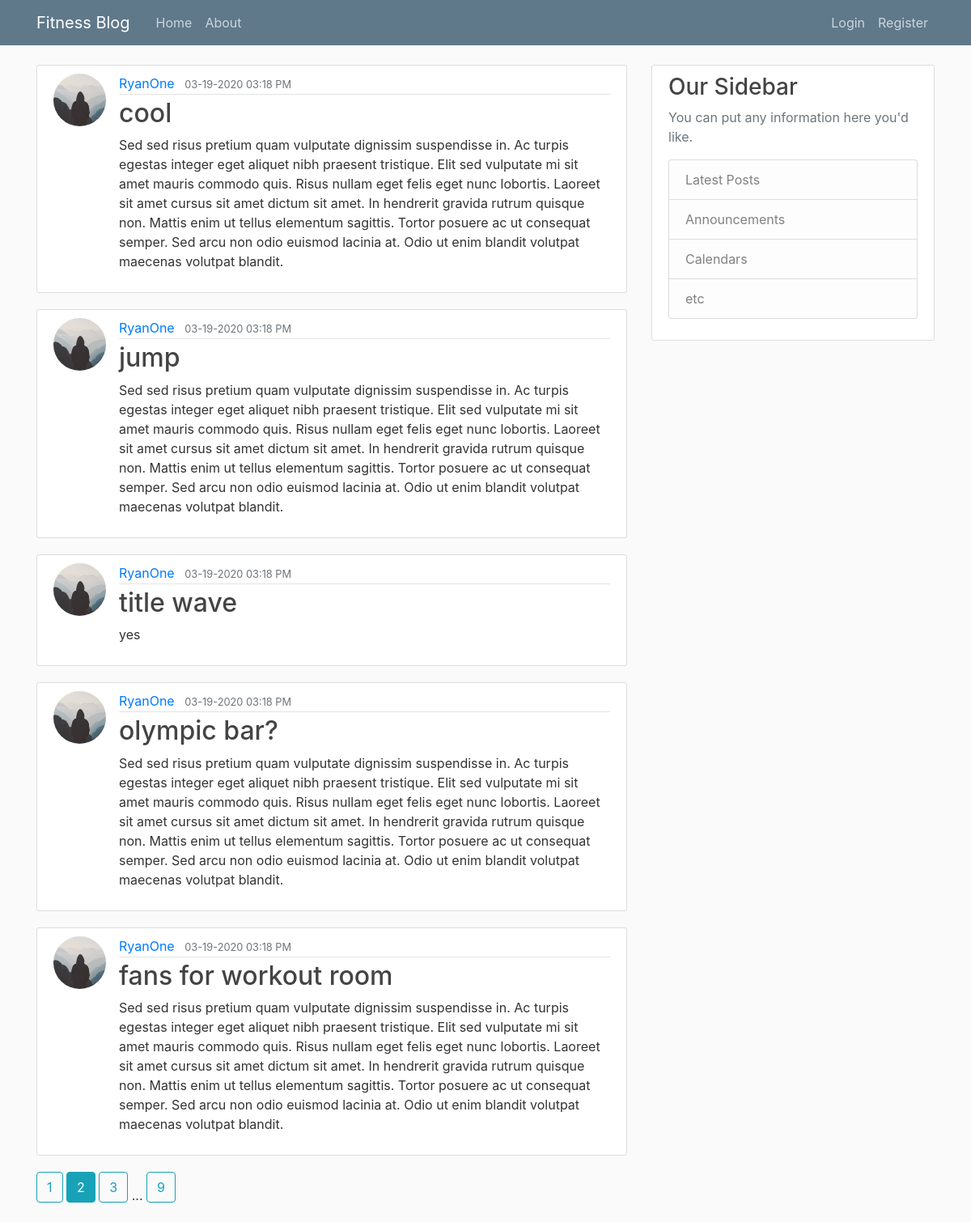
The page /home?page=2 on the database its author committed.
### fitnessblog/models.py (models this page shows, shortened)
class Post(db.Model):
    id = db.Column(db.Integer, primary_key=True)
    title = db.Column(db.String(100), nullable=False)
    date_posted = db.Column(db.DateTime, nullable=False, default=datetime.utcnow)
    content = db.Column(db.Text, nullable=False)
    user_id = db.Column(db.Integer, db.ForeignKey("user.id"), nullable=False)

class User(db.Model, UserMixin):
    id = db.Column(db.Integer, primary_key=True)
    username = db.Column(db.String(20), unique=True, nullable=False)
    email = db.Column(db.String(120), unique=True, nullable=False)
    image_file = db.Column(db.String(20), nullable=False, default="default.jpg")
    password = db.Column(db.String(60), nullable=False)
    posts = db.relationship("Post", backref="author", lazy=True)

### fitnessblog/main/routes.py (the view)
@main.route("/")
@main.route("/home")
def home():
    page = request.args.get("page", 1, type=int)
    posts = Post.query.order_by(Post.date_posted.desc()).paginate(page=page, per_page=5)
    return render_template("home.html", posts=posts)

### fitnessblog/templates/home.html
{% extends "layout.html" %}
{% block content %}
  {% for post in posts.items %}
    <article class="media content-section">
      <img class="rounded-circle article-img" src="{{ url_for('static', filename='profile_pics/' + post.author.image_file) }}">
      <div class="media-body">
        <div class="article-metadata">
          <a class="mr-2" href="{{ url_for('users.user_posts', username=post.author.username) }}">{{ post.author.username }}</a>
          <small class="text-muted">{{ post.date_posted.strftime('%m-%d-%Y %I:%M %p') }}</small>
        </div>
        <h2><a class="article-title" href="{{ url_for('posts.post', post_id=post.id) }}">{{ post.title }}</a></h2>
        <p class="article-content">{{ post.content }}</p>
      </div>
    </article>
  {% endfor %}
  {% for page_num in posts.iter_pages(left_edge=1, right_edge=1, left_current=1, right_current=2) %}
    {% if page_num %}
      {% if posts.page == page_num %}
        <a class="btn btn-info mb-4" href="{{ url_for('main.home', page=page_num) }}">{{ page_num }}</a>
      {% else %}
      <a class="btn btn-outline-info mb-4" href="{{ url_for('main.home', page=page_num) }}">{{ page_num }}</a>
      {% endif %}
    {% else %}
      ...
    {% endif %}
  {% endfor %}
{% endblock content %}

### fitnessblog/static/main.css (style rules this page uses)
body { background: #fafafa; color: #333333; margin-top: 5rem; }
h1, h2, h3, h4, h5, h6 { color: #444444; }
.content-section { background: #ffffff; padding: 10px 20px; border: 1px solid #dddddd; border-radius: 3px; margin-bottom: 20px; }
.article-title { color: #444444; }
.article-content { white-space: pre-line; }
.article-img { height: 65px; width: 65px; margin-right: 16px; }
.article-metadata { padding-bottom: 1px; margin-bottom: 4px; border-bottom: 1px solid #e3e3e3; }

### rows shown on the page
Post: image_file (placeholder picture), author.username "RyanOne", date_posted "03-19-2020 03:18 PM", title "cool", content "Sed sed risus pretium quam vulputate dignissim suspendisse in. Ac turpis egestas integer eget aliquet nibh praesent tristique. Elit sed vulputate mi sit amet mauris commodo quis. Risus nullam eget felis eget nunc lobortis. Laoreet sit amet cursus sit amet dictum sit amet. In hendrerit gravida rutrum quisque non. Mattis enim ut tellus elementum sagittis. Tortor posuere ac ut consequat semper. Sed arcu non odio euismod lacinia at. Odio ut enim blandit volutpat maecenas volutpat blandit."
Post: image_file (placeholder picture), author.username "RyanOne", date_posted "03-19-2020 03:18 PM", title "jump", content "Sed sed risus pretium quam vulputate dignissim suspendisse in. Ac turpis egestas integer eget aliquet nibh praesent tristique. Elit sed vulputate mi sit amet mauris commodo quis. Risus nullam eget felis eget nunc lobortis. Laoreet sit amet cursus sit amet dictum sit amet. In hendrerit gravida rutrum quisque non. Mattis enim ut tellus elementum sagittis. Tortor posuere ac ut consequat semper. Sed arcu non odio euismod lacinia at. Odio ut enim blandit volutpat maecenas volutpat blandit."
Post: image_file (placeholder picture), author.username "RyanOne", date_posted "03-19-2020 03:18 PM", title "title wave", content "yes"
Post: image_file (placeholder picture), author.username "RyanOne", date_posted "03-19-2020 03:18 PM", title "olympic bar?", content "Sed sed risus pretium quam vulputate dignissim suspendisse in. Ac turpis egestas integer eget aliquet nibh praesent tristique. Elit sed vulputate mi sit amet mauris commodo quis. Risus nullam eget felis eget nunc lobortis. Laoreet sit amet cursus sit amet dictum sit amet. In hendrerit gravida rutrum quisque non. Mattis enim ut tellus elementum sagittis. Tortor posuere ac ut consequat semper. Sed arcu non odio euismod lacinia at. Odio ut enim blandit volutpat maecenas volutpat blandit."
Post: image_file (placeholder picture), author.username "RyanOne", date_posted "03-19-2020 03:18 PM", title "fans for workout room", content "Sed sed risus pretium quam vulputate dignissim suspendisse in. Ac turpis egestas integer eget aliquet nibh praesent tristique. Elit sed vulputate mi sit amet mauris commodo quis. Risus nullam eget felis eget nunc lobortis. Laoreet sit amet cursus sit amet dictum sit amet. In hendrerit gravida rutrum quisque non. Mattis enim ut tellus elementum sagittis. Tortor posuere ac ut consequat semper. Sed arcu non odio euismod lacinia at. Odio ut enim blandit volutpat maecenas volutpat blandit."

### other values the page prints
{{ page_num }} "1" "3" "9"
{{ page_num }} "2"
